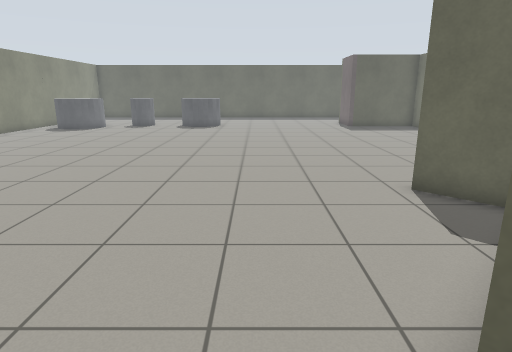
[1] (above)

16 first-person views from a walk through a world built for the Gazebo simulator. The camera is 1.2 m above the floor, tilts 14° down and sees 75° across. The floor is counted in squares, 0.5 m on a side. Each view is taken from the middle of a square. On the plan, view 1 faces up. The plan holds only what a view shows up to about 19 squares ahead; the rest is blank.

[2]
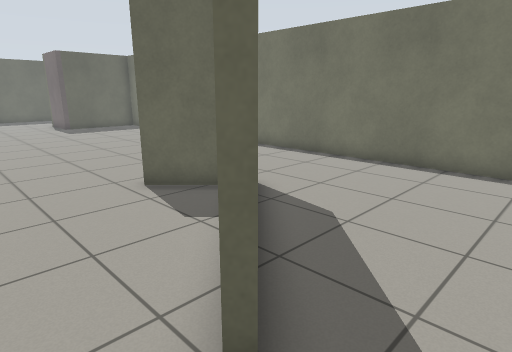

[3]
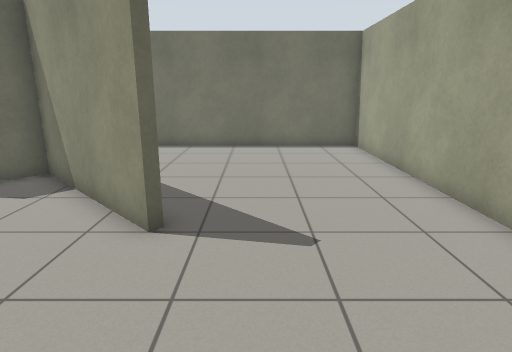

[4]
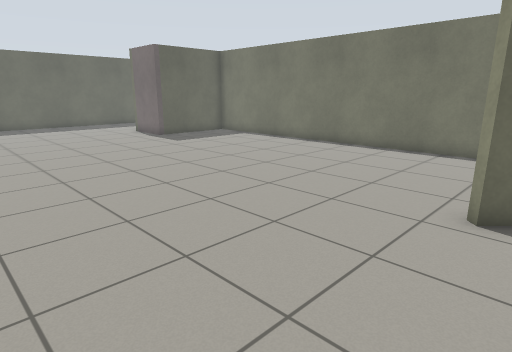

[5]
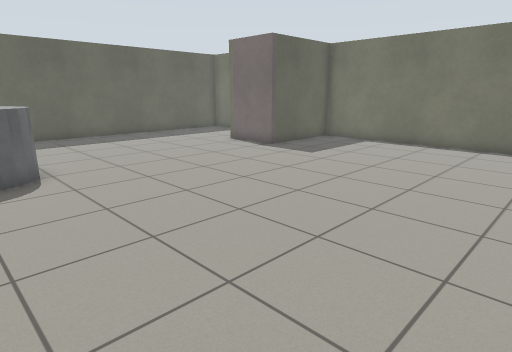

[6]
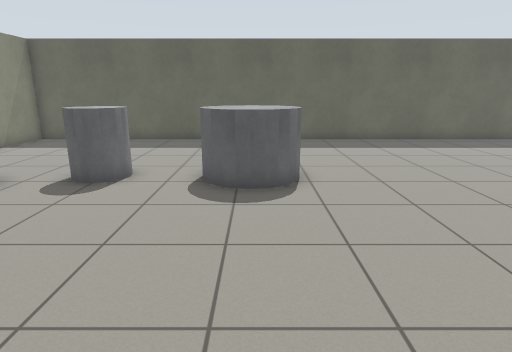

[7]
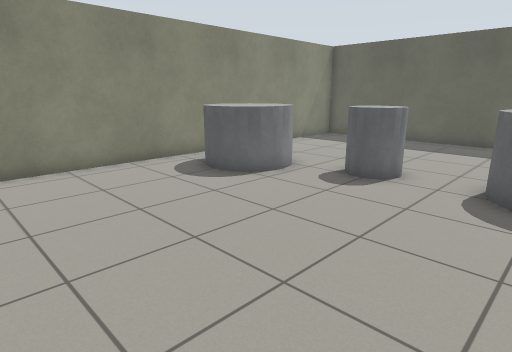

[8]
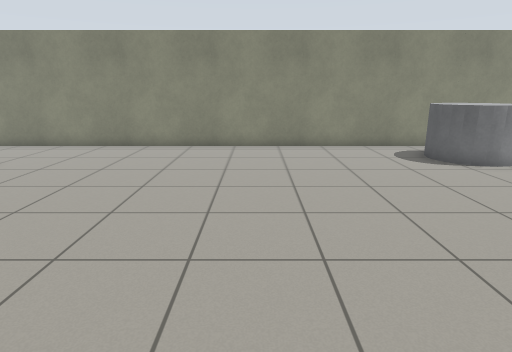

[9]
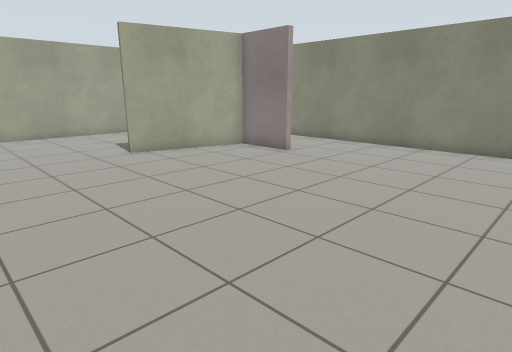

[10]
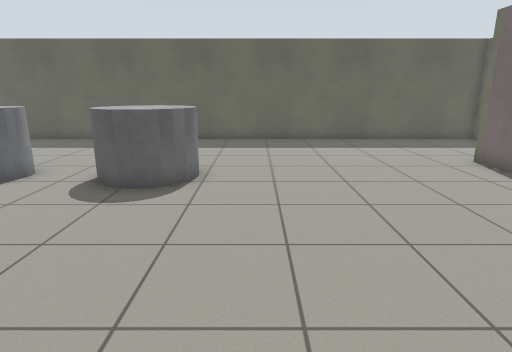

[11]
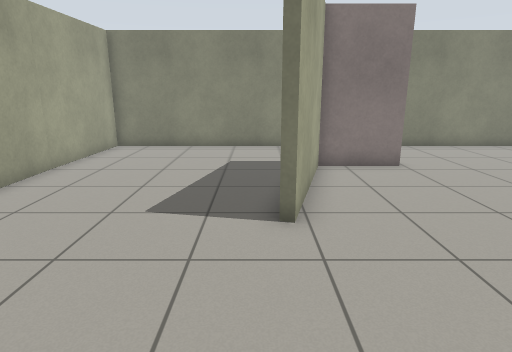

[12]
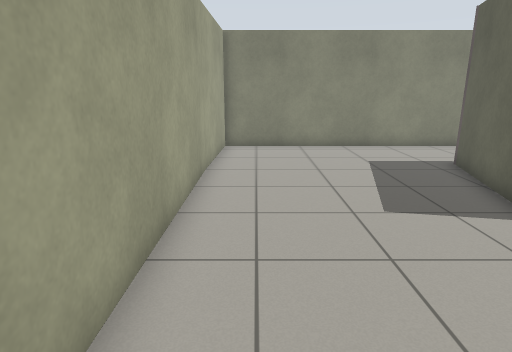

[13]
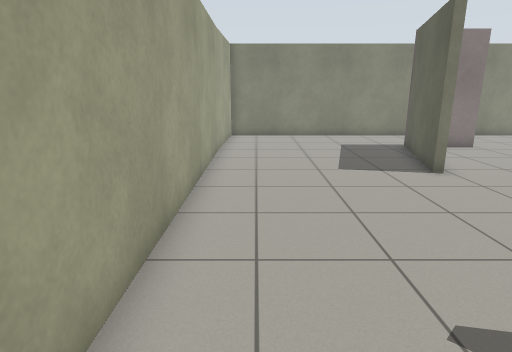

[14]
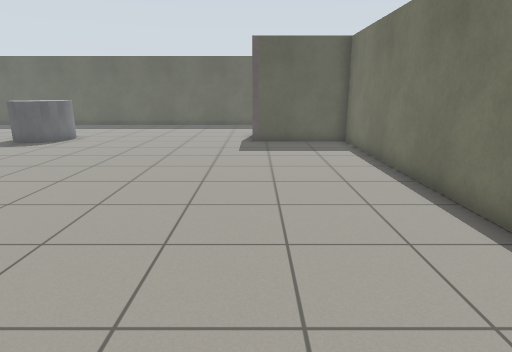

[15]
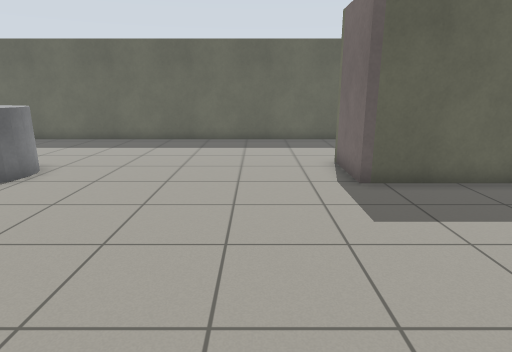

[16]
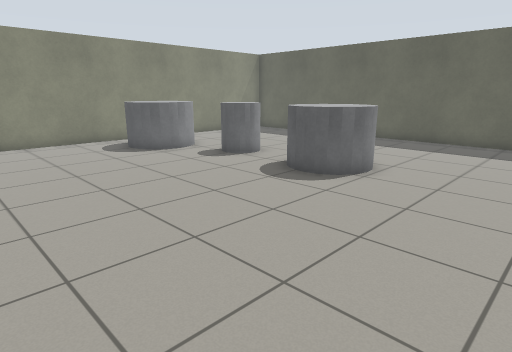

### Floor plan
Points are (right, up) in squares from view 1. A wall is a line through its corners. A room is listed if a view was taken in it or the views show most of it. See-through windows are left out.
Room 1 (views 1, 2, 3, 4, 5, 6, 7, 8, 9, 10, 11, 12, 13, 14, 15, 16)
walls: (-11, 6.9) (-11, 4.1) (-5.9, 2.7); (-6, 2.4) (-11.3, 3.9); (1.8, 1.6) (1.5, 1.9) (5.9, 6.3) (3.9, 8.2); (10.5, 33.2) (10.5, 33.7) (-15.4, 33.7) (-15.4, -4.6) (11.5, -4.6) (11.5, 24.8) (6.8, 24.8) (6.8, 27.9)
objects: grey cylinder (-13, 23) to (-11, 25); grey cylinder (-9, 25) to (-8, 26); grey cylinder (-5, 24) to (-3, 27)

Positions as (right, up) in squares from view 1, and headings:
1: (0, 0), facing up
2: (0, 0), facing up-right
3: (-4, 0), facing right
4: (-3, 7), facing up-right
5: (-5, 14), facing up-right
6: (-4, 16), facing up
7: (-4, 16), facing up-left
8: (0, 16), facing left
9: (0, 16), facing down-left
10: (-1, 16), facing up
11: (0, 2), facing left
12: (0, -3), facing left
13: (4, -3), facing left
14: (7, 8), facing up
15: (4, 16), facing up
16: (2, 16), facing up-left
